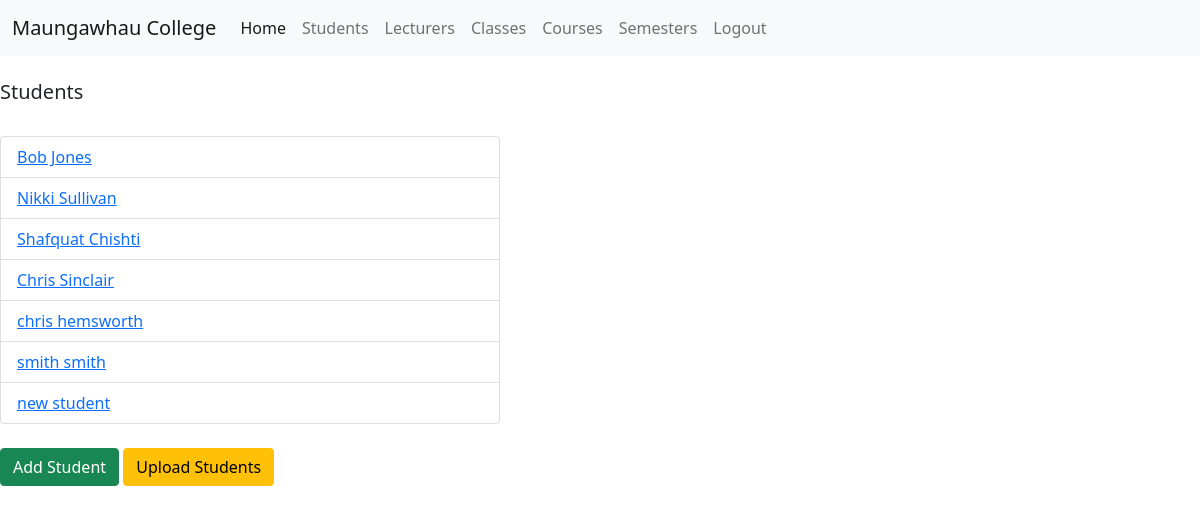
The page /students/ (signed in) on the database its author committed.
### attendance/models.py (models this page shows, shortened)
class Student(models.Model):
    student_id = models.AutoField(validators=[MinValueValidator(1000000), MaxValueValidator(20000000)],
                                  primary_key=True)
    dob = models.DateField(blank=True, null=True)
    user = models.OneToOneField(User, on_delete=models.CASCADE)
    def __str__(self):
        return self.user.first_name + " " + self.user.last_name

### attendance/views.py (the view)
# urls.py: path('students/', ListStudent.as_view(), name="student-list"),
class ListStudent(ListView):
    model = Student
    template_name = "student/student-list.html"

### attendance/templates/student/student-list.html (shortened to what this page needs)
{% extends 'base.html' %}
{% block content %}
    {% if user.is_authenticated and user.is_superuser %}
        <br>
        <h5> Students  </h5>
        <br>
        <ul class="list-group" style="width: 400px">
            {% for Student in object_list %}
                <li class="list-group-item" style="width: 500px">
                    <a href="{% url 'student-detail' Student.student_id %}">{{ Student }}</a>
                </li>
            {% endfor %}
        </ul>
        <br>
        <a href="{% url 'add-student' %}" class="btn btn-success">Add Student</a>
        <a href="{% url 'upload-students' %}" class="btn btn-warning" method="post">Upload Students</a>
    {% else %}
        <h1>YOU DON'T HAVE ACCESS</h1>
    {% endif %}
{% endblock %}

### rows shown on the page
Student: user.last_name "Bob Jones"
Student: user.last_name "Nikki Sullivan"
Student: user.last_name "Shafquat Chishti"
Student: user.last_name "Chris Sinclair"
Student: user.last_name "chris hemsworth"
Student: user.last_name "smith smith"
Student: user.last_name "new student"
